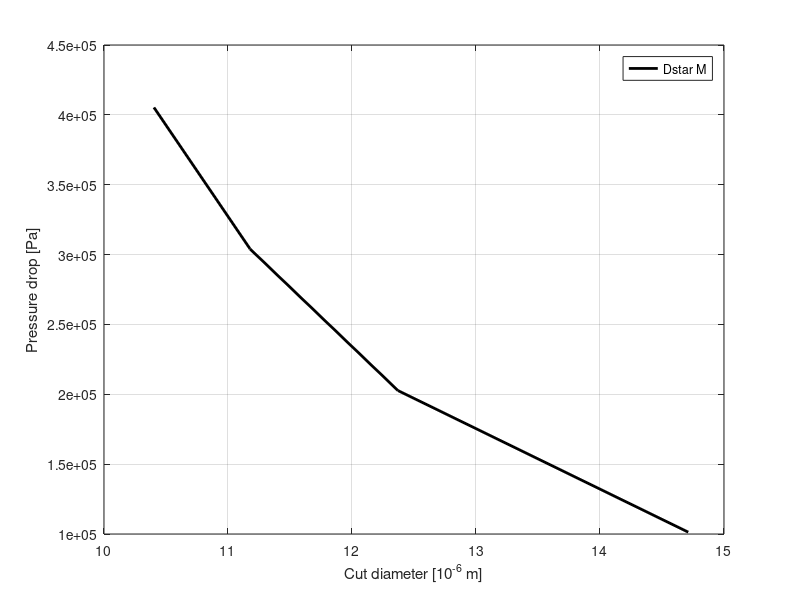

MATLAB code for this plot:
clear all

arquivo = fopen('dados.dat','w');

tic

K = 21;
n = 1.5;
rhos = 2700;
rhof = 995.71;
mu = 7.98e-4;
Dc = 0.05;
DuDc = 0.2; %Du/Dc
k = 0.039;
A = 1.73;
B = 145.;
C = 4.75;
beta = 1200;

DP = 1.01325e5*linspace(1.,4.,4);

Cv = 0.066;
RL =  B*(DuDc)^C;
Uc = @(delp) sqrt(2*delp/(rhof*beta));

Q = @(uc) pi*uc*Dc*Dc/4;
X = @(D) 1 - exp(-(D/K)^n);
DS = @(Dc,rhos,Q,f,g) 1e6*Dc*k*sqrt((mu*Dc)/(Q*(rhos-rhof)))*f*g;
fRL = @(rl) 1 + A*rl;
gCV = @(CV) 1/((4.8*(1-CV)^2-3.8*(1-CV))^(0.5));
I = @(Ds,K,n) ((1.13*n/(0.138+n))/(1.44-0.279*n+(K/Ds)))*(K/Ds);

x15 = X(15);

fprintf(arquivo,'  DeltaP\t|  Capacity\t|    D* [µm]\t|   Underflow\t|   Overflow\t| Percentage of M\n');
fprintf(arquivo,'  [Pa]  \t|  flow [m^3/h]\t| M %% \t| A %%\t| M %% \t| A %%\t| M %% \t| A %%\t| of feed in OF %%\n');


for i = 1:length(DP)
    UC = Uc(DP(i));
    Qt(i) = Q(UC);
    frl = fRL(RL);

    gcv = gCV(Cv);
    
    Ds(i) = DS(Dc,rhos,Qt(i),frl,gcv);

    Et(i) = I(Ds(i),K,n);
    Mu(i) = (Et(i)-x15)/Et(i)
    Mo(i) = ((1.-Et(i))-x15)/(1-Et(i));
    fprintf(arquivo,'  %-10.4e\t| %-10.4f\t| %-5.2f\t| %-5.2f\t| %-5.2f\t| %-5.2f\t| %-5.2f\t| %-5.2f\t| %-5.2f\n',...
    DP(i),Qt(i)*3.6e3,Ds(i),Ds(i),Mu(i)*100,(1.-Mu(i))*100,Mo(i)*100,...
    (1.-Mo(i))*100,(1.-Et(i))*100);
end

fclose(arquivo);

toc

plot(Ds,DP,'linewidth',2,'-k');
xlabel('Cut diameter [10^{-6} m]');
ylabel('Pressure drop [Pa]');
legend('Dstar M','Dstar A');grid;
